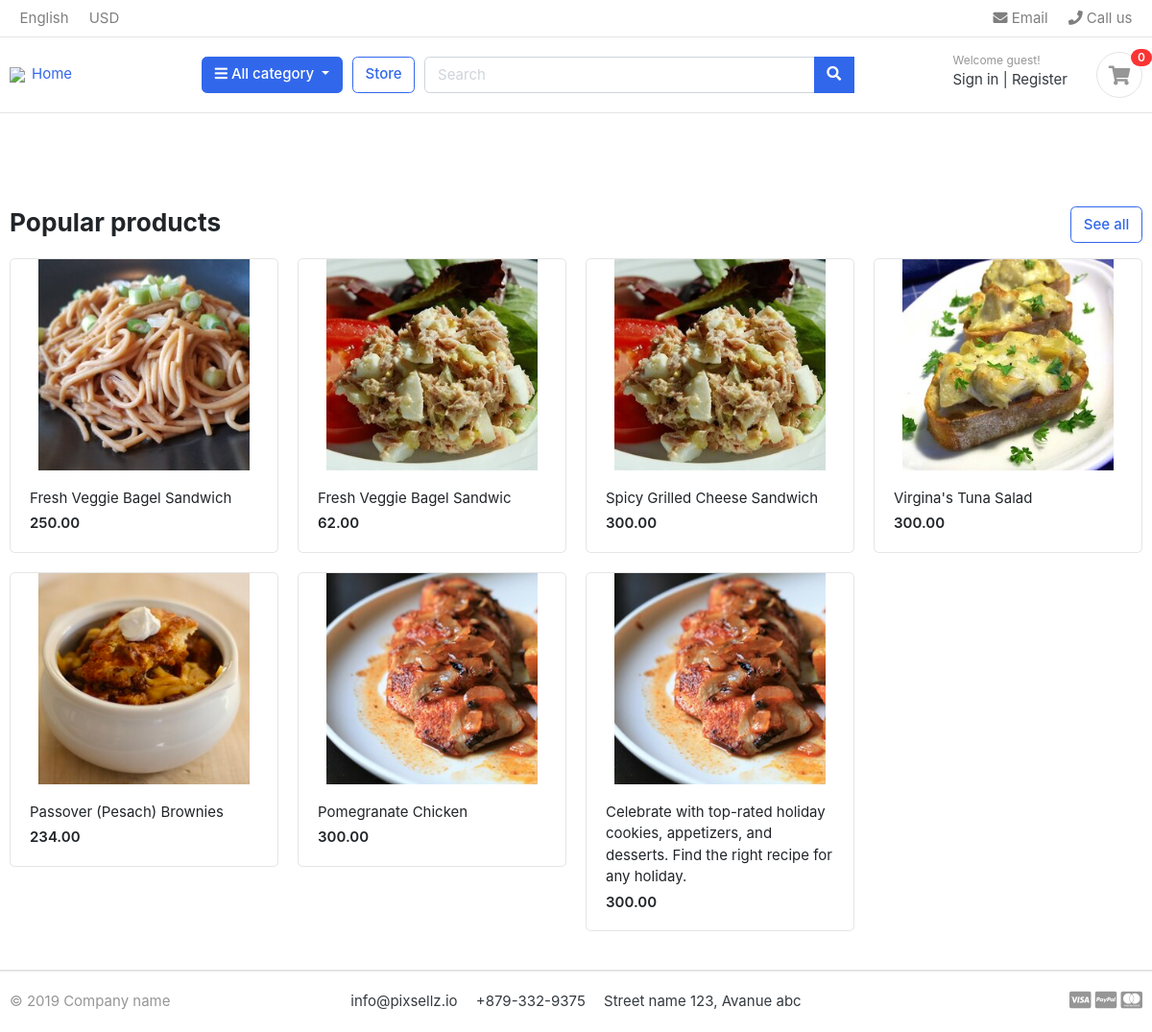
The page / on the database its author committed.
### menus/models.py (models this page shows, shortened)
class MenuItem(models.Model):
    category = models.ForeignKey(Category, on_delete=models.CASCADE)
    item_name = models.CharField(max_length=255)
    description = models.TextField(blank=True)
    recipe = models.TextField(blank=True)
    is_veg=models.BooleanField(default=False)
    price = models.DecimalField(max_digits=8, decimal_places=2)
    is_available = models.BooleanField(default=False)
    image = models.ImageField(upload_to='menu_items')
    date_added =models.DateTimeField(auto_now_add=True)
    restruant = models.ManyToManyField(to='restaurants.Restaurants',blank=True)
    @property
    def image_url(self):
        if self.image!= "":
            return self.image.url
        else:
            return " "

### menus/views.py (the view)
# urls.py: path('', include('menus.urls')),
def menus(request):
    if request.method == 'GET':
        menu_list = MenuItem.objects.all().order_by('-date_added')
        categories = list(Category.objects.all().values_list('name',flat=True))
        total_count =0
        try:
            if request.user.is_authenticated:
                cust= Customers.objects.get(user=request.user)
                total_count = Cart.objects.get(user=cust).count
                print(total_count)
        except [ObjectDoesNotExist,PermissionDenied]:
            print('permission denied ')
            pass
        request.session['categories'] = categories
        request.session['total_count'] = total_count
        context = {
            'menu_list': menu_list,
        }
        print(request.META.get('HTTP_REFERER'))
        return render(request, 'base/index.html', context)

### templates/base/index.html (shortened to what this page needs)
{% load static %}
<!DOCTYPE HTML>
<html lang="en">
<head>
<link href="{% static 'css/bootstrap.css' %}" rel="stylesheet" type="text/css"/>
<link href="{% static 'fonts/fontawesome/css/all.min.css' %}" type="text/css" rel="stylesheet">
<link href="{% static 'css/ui.css' %}" rel="stylesheet" type="text/css"/>
<link href="{% static 'css/responsive.css' %}" rel="stylesheet" media="only screen and (max-width: 1200px)" />
<link href="{% static 'orders/drop_down.css' %}" rel="stylesheet" type="text/css"/>
</head>
<body>
<header class="section-header">
<nav class="navbar p-md-0 navbar-expand-sm navbar-light border-bottom">
<div class="container">
  <div class="collapse navbar-collapse" id="navbarTop4">
    <ul class="navbar-nav mr-auto">
    	<li class="nav-item dropdown">
		 	<a href="#" class="nav-link">   English </a>
		</li>
		<li class="nav-item dropdown">
			<a href="#" class="nav-link"> USD </a>
		</li>
    </ul>
    <ul class="navbar-nav">
		<li><a href="#" class="nav-link"> <i class="fa fa-envelope"></i> Email </a></li>
		<li><a href="#" class="nav-link"> <i class="fa fa-phone"></i> Call us </a></li>
	</ul>
  </div>
</div>
</nav>
<section class="header-main border-bottom">
	<div class="container">
<div class="row align-items-center">
	<div class="col-lg-2 col-md-3 col-6">
		<a href="/" class="brand-wrap">
			<img class="logo" src="/">Home
		</a>
	</div>
	<div class="col-lg col-sm col-md col-6 flex-grow-0">
		<div class="category-wrap dropdown d-inline-block float-right">
			<button type="button" class="btn btn-primary dropdown-toggle" data-toggle="dropdown">
				<i class="fa fa-bars"></i> All category
			</button>
		</div>
	</div>
	<a href="/products" class="btn btn-outline-primary">Store</a>
	<div class="col-lg  col-md-6 col-sm-12 col">
		<form action="#" class="search">
			<div class="input-group w-100">
			    <input  type="text" class="form-control prod_search" style="width:60%;" placeholder="Search">
			    <div class="input-group-append">
			      <button class="btn btn-primary" type="submit">
			        <i class="fa fa-search"></i>
			      </button>
			    </div>
		    </div>
		</form>
	</div>
	<div class="col-lg-3 col-sm-6 col-8 order-2 order-lg-3">
				<div class="d-flex justify-content-end mb-3 mb-lg-0">
					<div class="widget-header">
						{% if request.user.is_authenticated %}
						<small class="title text-muted">{{request.user.username}}</small>
						<div>
							<a href="{% url 'customers:log_out' %}">Log out</a> <span class="dark-transp"> | </span>
						</div>
						{% else %}
						<small class="title text-muted">Welcome guest!</small>
						<div>
							<a href="{% url 'customers:login_user' %}">Sign in</a> <span class="dark-transp"> | </span>
							<a href="{% url 'customers:signup' %}"> Register</a>
						</div>
						{% endif %}
					</div>
					<a href="{% url 'orders:view_cart' %}" class="widget-header pl-3 ml-3">
						<div class="icon icon-sm rounded-circle border"><i class="fa fa-shopping-cart"></i></div>
						<span class="badge badge-pill badge-danger notify">{{request.session.total_count}}</span>
					</a>
				</div>
			</div>
</div>
	</div>
</section>
</header>
<section class="section-intro padding-y-sm">
<div class="container">
<div class="intro-banner-wrap">
</div>
</div>
</section>
<section class="section-name padding-y-sm">
<div class="container">
{% block content %}
<header class="section-heading">
	<a href="./store.html" class="btn btn-outline-primary float-right">See all</a>
	<h3 class="section-title">Popular products</h3>
</header>
<div class="row">
    {% for item in menu_list %}
	<div class="col-md-3">
		<div class="card card-product-grid">
			<a href="{% url 'menus:item' item.id %}" class="img-wrap"> <img src="{{item.image_url}}"> </a>
			<figcaption class="info-wrap">
				<a href="{% url 'menus:item' item.id %}" class="title">{{item.item_name}}</a>
				<div class="price mt-1">{{item.price}}</div>
			</figcaption>
		</div>
	</div>
    {%  endfor %}
</div>
{% endblock %}
</div>
</section>
<footer class="section-footer border-top">
	<div class="container">
		<section class="footer-bottom border-top row">
			<div class="col-md-2">
				<p class="text-muted"> &copy 2019 Company name </p>
			</div>
			<div class="col-md-8 text-md-center">
				<span  class="px-2">info@pixsellz.io</span>
				<span  class="px-2">+879-332-9375</span>
				<span  class="px-2">Street name 123, Avanue abc</span>
			</div>
			<div class="col-md-2 text-md-right text-muted">
				<i class="fab fa-lg fa-cc-visa"></i>
				<i class="fab fa-lg fa-cc-paypal"></i>
				<i class="fab fa-lg fa-cc-mastercard"></i>
			</div>
		</section>
	</div>
</footer>
</body>
</html>

### static/css/ui.css (style rules this page uses)
html { font-family: "Inter", sans-serif; font-size: 15px; }
.img-wrap { text-align: center; display: block; }
.img-wrap img { max-width: 100%; }
.icon-xs, .icon-sm, .icon-md, .icon-lg { display: inline-block; text-align: center; flex-shrink: 0; flex-grow: 0; }
.icon-sm { width: 48px; height: 48px; line-height: 48px !important; font-size: 20px; }
.padding-y-sm { padding-top: 20px; padding-bottom: 20px; }
.section-heading { margin-bottom: 20px; margin-top: 15px; }
.section-title { color: #212529; }
p:last-child { margin-bottom: 0; }
.header-main { position: relative; padding-top: 1rem; padding-bottom: 1rem; }
.brand-wrap .logo, .navbar-brand .logo { margin-right: 7px; max-height: 42px; display: inline-block; }
.widget-header { display: inline-block; vertical-align: middle; position: relative; }
.widget-header a { color: #343a40; }
.widget-header i { color: #969696; }
.widget-header .title { display: block; }
.widget-header .notify { position: absolute; top: -3px; right: -10px; }
.footer-bottom { padding-top: 20px; padding-bottom: 20px; }
[class*=card-product] a.title { color: #212529; display: block; }
[class*=card-product] .img-wrap { overflow: hidden; position: relative; }
[class*=card-product] .img-wrap img { height: 100%; max-width: 100%; width: auto; display: inline-block; -o-object-fit: cover; object-fit: cover; }
.card-product-grid { margin-bottom: 20px; }
.card-product-grid .img-wrap { border-radius: 0.2rem 0.2rem 0 0; height: 220px; }
.card-product-grid .info-wrap { overflow: hidden; padding: 18px 20px; }
.card .img-wrap { overflow: hidden; }
.notify { position: absolute; top: -4px; right: -10px; display: inline-block; padding: 0.25em 0.6em; font-size: 12px; line-height: 1; text-align: center; border-radius: 3rem; color: #fff; background-color: #fa3434; }
.price { font-weight: 600; color: #212529; }

### rows shown on the page
MenuItem: image_url (picture), item_name "Fresh Veggie Bagel Sandwich", price "250.00"
MenuItem: image_url (picture), item_name "Fresh Veggie Bagel Sandwic", price "62.00"
MenuItem: image_url (picture), item_name "Spicy Grilled Cheese Sandwich", price "300.00"
MenuItem: image_url (picture), item_name "Virgina's Tuna Salad", price "300.00"
MenuItem: image_url (picture), item_name "Passover (Pesach) Brownies", price "234.00"
MenuItem: image_url (picture), item_name "Pomegranate Chicken", price "300.00"
MenuItem: image_url (picture), item_name "Celebrate with top-rated holiday cookies, appetizers, and desserts. Find the right recipe for any holiday.", price "300.00"

### other values the page prints
{{ request.session.total_count }} "0"
